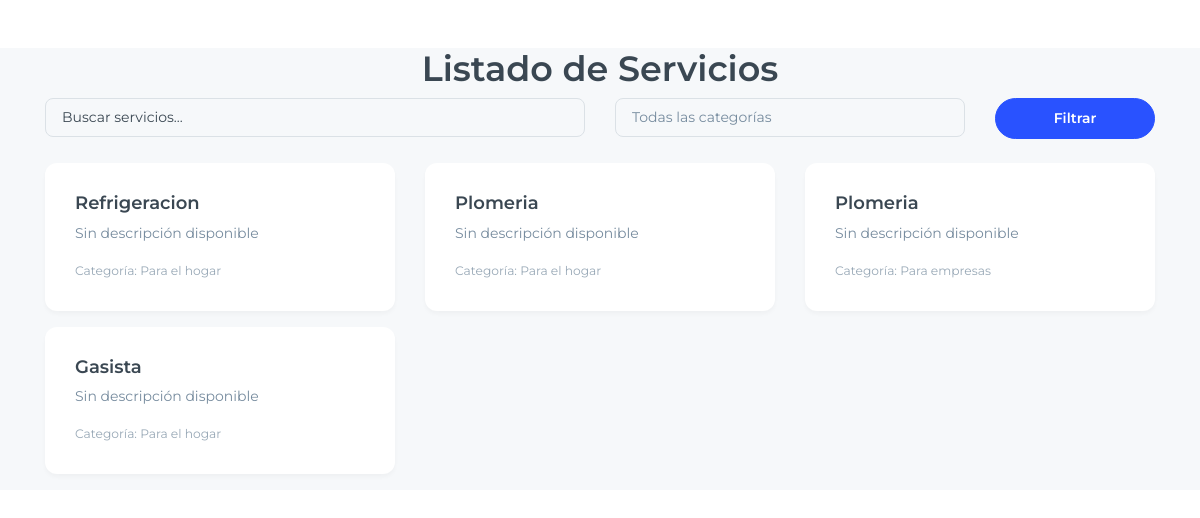
/home/servicios/, run on an earlier commit of the app's database.
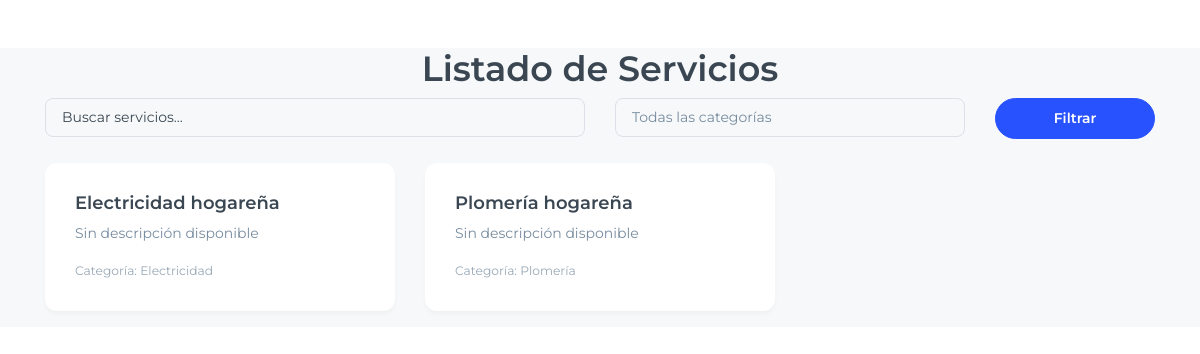
And on a later commit of the database.
### apps/servicio/models.py (models this page shows, shortened)
class Servicio(models.Model):
    nombre = models.CharField(max_length=100)
    descripcion = models.TextField(max_length=500, null=True, blank=True)
    categoria = models.ForeignKey(Categoria, on_delete=models.CASCADE)

class Categoria(models.Model):
    nombre = models.CharField(max_length=200)

### apps/usuario/views.py (the view)
# urls.py: path('servicios/', ServiciosListView.as_view(), name='servicios'),
class ServiciosListView(generic.ListView):
    model = Servicio
    template_name = 'services.html'
    context_object_name = 'servicios'
    ordering = ['nombre']
    def get_context_data(self, **kwargs):
        context = super().get_context_data(**kwargs)
        query = self.request.GET.get('q', '')
        categoria_id = self.request.GET.get('categoria', None)
        servicios = Servicio.objects.all()
        if categoria_id:
            servicios = servicios.filter(categoria_id=categoria_id)
        if query:
            servicios = servicios.filter(
                Q(nombre__icontains=query) | Q(descripcion__icontains=query)
            )
        context['servicios'] = servicios
        context['categorias'] = Categoria.objects.all()
        context['query'] = query
        context['categoria_id'] = categoria_id
        return context

### templates/services.html (shortened to what this page needs)
{% load static %}
<!doctype html>
<html lang="en">
<head>
  <link rel="stylesheet" href={% static "css/dash/styles.min.css" %} />
</head>
<body>
  <div class="page-wrapper" id="main-wrapper" data-layout="vertical" data-navbarbg="skin6" data-sidebartype="full"
    data-sidebar-position="fixed" data-header-position="fixed">
    <div class="container mt-5">
      <h1 class="text-center">Listado de Servicios</h1>
      <form method="get" class="mb-4">
        <div class="row">
          <div class="col-md-6">
            <input type="text" name="q" class="form-control" placeholder="Buscar servicios..." value="{{ query }}">
          </div>
          <div class="col-md-4">
            <select name="categoria" class="form-control">
              <option value="">Todas las categorías</option>
            </select>
          </div>
          <div class="col-md-2">
            <button type="submit" class="btn btn-primary w-100">Filtrar</button>
          </div>
        </div>
      </form>
      <div class="row">
        {% for servicio in servicios %}
          <div class="col-md-4">
            <div class="card mb-3">
              <div class="card-body">
                <a href="{% url 'servicio_detail' servicio.pk %}" class="stretched-link">
                  <h5 class="card-title">{{ servicio.nombre }}</h5>
                </a>
                <p class="card-text">{{ servicio.descripcion|default:"Sin descripción disponible" }}</p>
                <p class="card-text"><small class="text-muted">Categoría: {{ servicio.categoria.nombre }}</small></p>
              </div>
            </div>
          </div>
        {% empty %}
          <div class="col-12">
            <p class="text-center">No se encontraron servicios.</p>
          </div>
        {% endfor %}
      </div>
    </div>
  </div>
</body>
</html>

What changed in the data, as far as the page shows it:
removed Servicio: nombre "Plomeria", descripcion "Sin descripción disponible", categoria.nombre "Para empresas"
removed Servicio: nombre "Gasista", descripcion "Sin descripción disponible", categoria.nombre "Para el hogar"
changed Servicio: nombre "Refrigeracion" → "Electricidad hogareña"; categoria.nombre "Para el hogar" → "Electricidad"
changed Servicio: nombre "Plomeria" → "Plomería hogareña"; categoria.nombre "Para el hogar" → "Plomería"
